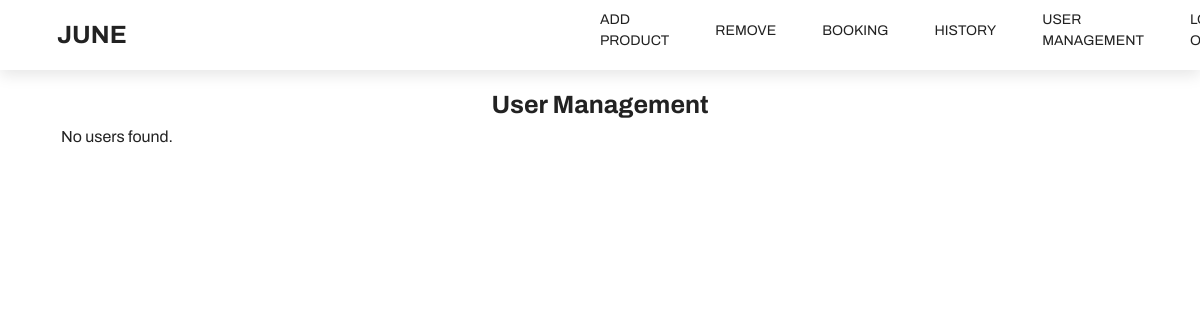
Page /user_management.php on the earlier database version.
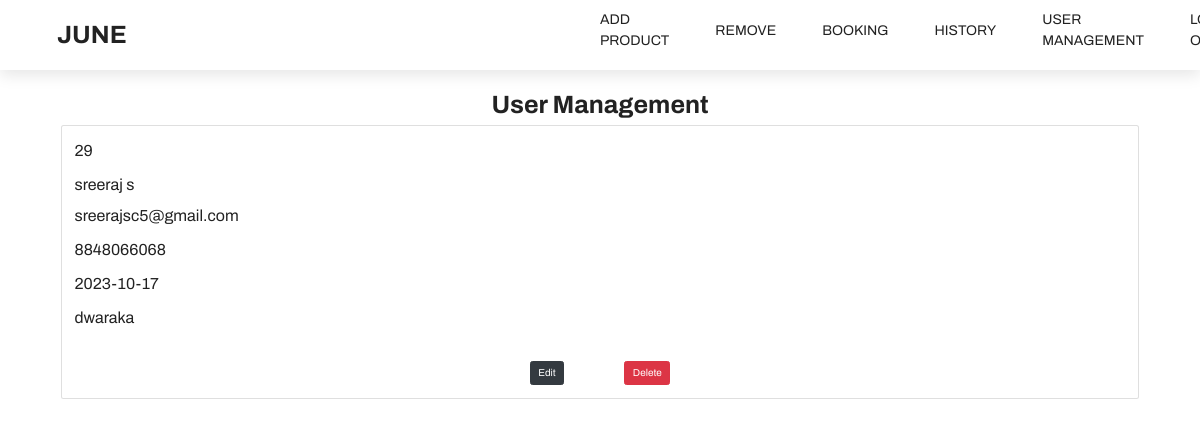
Same page on the later database version.
### tables this page shows
CREATE TABLE `user_credentials` (
  `u_id` int(11) NOT NULL,
  `first_name` varchar(30) NOT NULL,
  `last_name` varchar(30) NOT NULL,
  `mobile_number` varchar(30) NOT NULL,
  `email` varchar(30) NOT NULL,
  `date_of_birth` date NOT NULL,
  `address` varchar(500) NOT NULL,
  `passphrase` varchar(50) NOT NULL
);

### user_management.php (the view)
<?php
    include './common/CommonAdminHeader.php';
    include './common/db_connection.php';
    echo '<div class="container mt-5 p-5" >';
    echo '<center class="mt-5">
        <h1><strong>User Management</strong></h1>
        </center>';
    $sql = "SELECT * FROM user_credentials";
    $result = mysqli_query($conn, $sql);
    echo "<div class='container'>";
    if (mysqli_num_rows($result) > 0) {
        while ($row = mysqli_fetch_assoc($result)) {
        echo "<div class='card'>";
        echo "<div class='card-body'>";
        echo "<p class='card-text'>" . $row['u_id'] . "</p>";
        echo "<p class='card-title'>" . $row['first_name'] . "  " . $row['last_name']. "</p>";
        echo "<p class='card-text'>" . $row['email'] . "</p>";
        echo "<p class='card-text'>" . $row['mobile_number'] . "</p>";
        echo "<p class='card-text'>" . $row['date_of_birth'] . "</p>";
        echo "<p class='card-text'>" . $row['address'] . "</p>";
        echo '<center class="mt-5">';
        echo "<a href='edit_user.php?id=" . $row['u_id'] . "' class='btn btn-dark mr-5'>Edit</a>";
        echo "<a href='delete_user.php?id=" . $row['u_id'] . "' class='btn btn-danger ml-5'>Delete</a>
                </center>";
        echo "</div>";
        echo "</div>";
        }
    } else {
    echo "No users found.";
    }
    echo "</div>";
?>

Differences in the rows shown:
added user_credentials: u_id "29", first_name "sreeraj", last_name "s", email "sreerajsc5@gmail.com", mobile_number "8848066068", date_of_birth "2023-10-17", address "dwaraka"
Other differences:
text no longer shown: "No users found."
